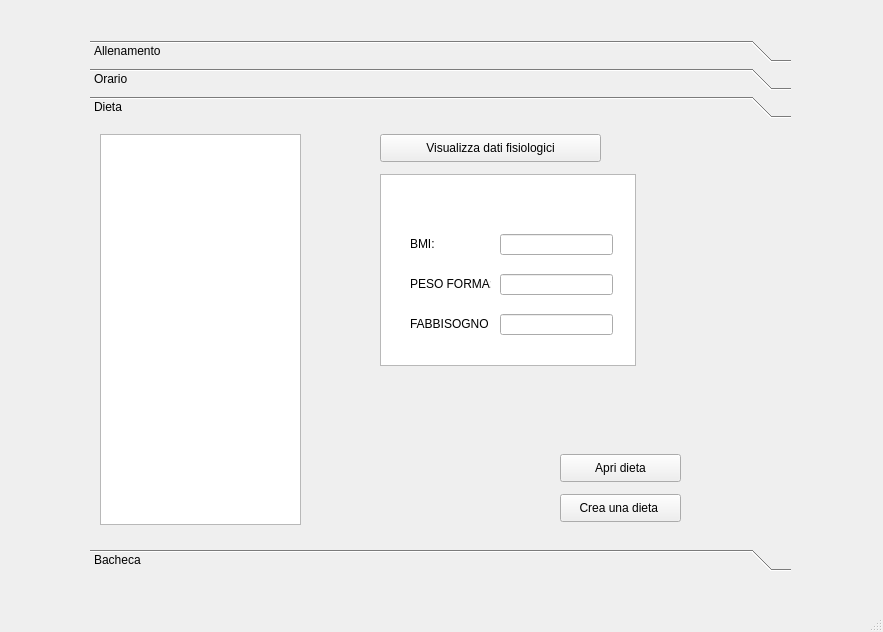
<?xml version="1.0" encoding="UTF-8"?>
<ui version="4.0">
 <class>MainWindow</class>
 <widget class="QMainWindow" name="MainWindow">
  <property name="geometry">
   <rect>
    <x>0</x>
    <y>0</y>
    <width>883</width>
    <height>632</height>
   </rect>
  </property>
  <property name="windowTitle">
   <string>MainWindow</string>
  </property>
  <widget class="QWidget" name="centralwidget">
   <widget class="QToolBox" name="toolBox">
    <property name="geometry">
     <rect>
      <x>90</x>
      <y>40</y>
      <width>701</width>
      <height>531</height>
     </rect>
    </property>
    <property name="currentIndex">
     <number>2</number>
    </property>
    <widget class="QWidget" name="page">
     <property name="geometry">
      <rect>
       <x>0</x>
       <y>0</y>
       <width>701</width>
       <height>407</height>
      </rect>
     </property>
     <attribute name="label">
      <string>Allenamento</string>
     </attribute>
     <widget class="QListWidget" name="listWidget">
      <property name="geometry">
       <rect>
        <x>20</x>
        <y>10</y>
        <width>201</width>
        <height>391</height>
       </rect>
      </property>
     </widget>
     <widget class="QPushButton" name="pushButton">
      <property name="geometry">
       <rect>
        <x>320</x>
        <y>40</y>
        <width>201</width>
        <height>21</height>
       </rect>
      </property>
      <property name="text">
       <string>Visualizza esercizi cliente</string>
      </property>
     </widget>
     <widget class="QListWidget" name="listWidget_2">
      <property name="geometry">
       <rect>
        <x>320</x>
        <y>70</y>
        <width>201</width>
        <height>171</height>
       </rect>
      </property>
      <property name="acceptDrops">
       <bool>false</bool>
      </property>
     </widget>
     <widget class="QPushButton" name="pushButton_2">
      <property name="geometry">
       <rect>
        <x>412</x>
        <y>370</y>
        <width>251</width>
        <height>28</height>
       </rect>
      </property>
      <property name="text">
       <string>Crea scheda di allenamento</string>
      </property>
     </widget>
     <widget class="QLabel" name="label_12">
      <property name="geometry">
       <rect>
        <x>0</x>
        <y>10</y>
        <width>701</width>
        <height>401</height>
       </rect>
      </property>
      <property name="text">
       <string/>
      </property>
      <property name="pixmap">
       <pixmap>../../Resources/logo/pngGUI_client/Sfondo1.png</pixmap>
      </property>
      <property name="scaledContents">
       <bool>true</bool>
      </property>
     </widget>
     <zorder>label_12</zorder>
     <zorder>listWidget</zorder>
     <zorder>pushButton</zorder>
     <zorder>listWidget_2</zorder>
     <zorder>pushButton_2</zorder>
    </widget>
    <widget class="QWidget" name="page_2">
     <property name="geometry">
      <rect>
       <x>0</x>
       <y>0</y>
       <width>701</width>
       <height>407</height>
      </rect>
     </property>
     <attribute name="label">
      <string>Orario</string>
     </attribute>
     <widget class="QCalendarWidget" name="calendarWidget">
      <property name="geometry">
       <rect>
        <x>10</x>
        <y>10</y>
        <width>451</width>
        <height>236</height>
       </rect>
      </property>
     </widget>
     <widget class="QLabel" name="label">
      <property name="geometry">
       <rect>
        <x>20</x>
        <y>270</y>
        <width>211</width>
        <height>31</height>
       </rect>
      </property>
      <property name="font">
       <font>
        <weight>75</weight>
        <bold>true</bold>
       </font>
      </property>
      <property name="text">
       <string>Il tuo orario lavorativo:</string>
      </property>
     </widget>
     <widget class="QLabel" name="label_2">
      <property name="geometry">
       <rect>
        <x>40</x>
        <y>310</y>
        <width>221</width>
        <height>31</height>
       </rect>
      </property>
      <property name="text">
       <string/>
      </property>
     </widget>
     <widget class="QPushButton" name="pushButton_3">
      <property name="geometry">
       <rect>
        <x>532</x>
        <y>370</y>
        <width>131</width>
        <height>28</height>
       </rect>
      </property>
      <property name="text">
       <string>Modifica orario</string>
      </property>
     </widget>
     <widget class="QPlainTextEdit" name="ptxTestoOrario">
      <property name="geometry">
       <rect>
        <x>180</x>
        <y>280</y>
        <width>281</width>
        <height>91</height>
       </rect>
      </property>
     </widget>
     <widget class="QLabel" name="label_11">
      <property name="geometry">
       <rect>
        <x>0</x>
        <y>10</y>
        <width>701</width>
        <height>401</height>
       </rect>
      </property>
      <property name="text">
       <string/>
      </property>
      <property name="pixmap">
       <pixmap>../../Resources/logo/pngGUI_client/Sfondo1.png</pixmap>
      </property>
      <property name="scaledContents">
       <bool>true</bool>
      </property>
     </widget>
     <zorder>label_11</zorder>
     <zorder>calendarWidget</zorder>
     <zorder>label</zorder>
     <zorder>label_2</zorder>
     <zorder>pushButton_3</zorder>
     <zorder>ptxTestoOrario</zorder>
    </widget>
    <widget class="QWidget" name="page_3">
     <property name="geometry">
      <rect>
       <x>0</x>
       <y>0</y>
       <width>701</width>
       <height>407</height>
      </rect>
     </property>
     <attribute name="label">
      <string>Dieta</string>
     </attribute>
     <widget class="QListWidget" name="listWidget_3">
      <property name="geometry">
       <rect>
        <x>10</x>
        <y>10</y>
        <width>201</width>
        <height>391</height>
       </rect>
      </property>
     </widget>
     <widget class="QPushButton" name="pushButton_4">
      <property name="geometry">
       <rect>
        <x>290</x>
        <y>10</y>
        <width>221</width>
        <height>28</height>
       </rect>
      </property>
      <property name="text">
       <string>Visualizza dati fisiologici</string>
      </property>
     </widget>
     <widget class="QListWidget" name="listWidget_5">
      <property name="geometry">
       <rect>
        <x>290</x>
        <y>50</y>
        <width>256</width>
        <height>192</height>
       </rect>
      </property>
     </widget>
     <widget class="QLabel" name="label_7">
      <property name="geometry">
       <rect>
        <x>320</x>
        <y>190</y>
        <width>81</width>
        <height>20</height>
       </rect>
      </property>
      <property name="text">
       <string>FABBISOGNO</string>
      </property>
     </widget>
     <widget class="QLineEdit" name="lineEdit_5">
      <property name="geometry">
       <rect>
        <x>410</x>
        <y>150</y>
        <width>113</width>
        <height>21</height>
       </rect>
      </property>
     </widget>
     <widget class="QLineEdit" name="lineEdit_6">
      <property name="geometry">
       <rect>
        <x>410</x>
        <y>110</y>
        <width>113</width>
        <height>21</height>
       </rect>
      </property>
     </widget>
     <widget class="QLabel" name="label_8">
      <property name="geometry">
       <rect>
        <x>320</x>
        <y>150</y>
        <width>81</width>
        <height>20</height>
       </rect>
      </property>
      <property name="text">
       <string>PESO FORMA:</string>
      </property>
     </widget>
     <widget class="QLineEdit" name="lineEdit_7">
      <property name="geometry">
       <rect>
        <x>410</x>
        <y>190</y>
        <width>113</width>
        <height>21</height>
       </rect>
      </property>
     </widget>
     <widget class="QLabel" name="label_9">
      <property name="geometry">
       <rect>
        <x>320</x>
        <y>110</y>
        <width>61</width>
        <height>20</height>
       </rect>
      </property>
      <property name="text">
       <string>BMI:</string>
      </property>
     </widget>
     <widget class="QLabel" name="label_3">
      <property name="geometry">
       <rect>
        <x>360</x>
        <y>70</y>
        <width>111</width>
        <height>20</height>
       </rect>
      </property>
      <property name="text">
       <string/>
      </property>
     </widget>
     <widget class="QPushButton" name="pushButton_5">
      <property name="geometry">
       <rect>
        <x>470</x>
        <y>370</y>
        <width>121</width>
        <height>28</height>
       </rect>
      </property>
      <property name="text">
       <string>Crea una dieta </string>
      </property>
     </widget>
     <widget class="QLabel" name="label_10">
      <property name="geometry">
       <rect>
        <x>0</x>
        <y>10</y>
        <width>701</width>
        <height>401</height>
       </rect>
      </property>
      <property name="text">
       <string/>
      </property>
      <property name="pixmap">
       <pixmap>../../Resources/logo/pngGUI_client/Sfondo1.png</pixmap>
      </property>
      <property name="scaledContents">
       <bool>true</bool>
      </property>
     </widget>
     <widget class="QPushButton" name="pushButton_9">
      <property name="geometry">
       <rect>
        <x>470</x>
        <y>330</y>
        <width>121</width>
        <height>28</height>
       </rect>
      </property>
      <property name="text">
       <string>Apri dieta</string>
      </property>
     </widget>
     <zorder>label_10</zorder>
     <zorder>listWidget_3</zorder>
     <zorder>pushButton_4</zorder>
     <zorder>listWidget_5</zorder>
     <zorder>label_7</zorder>
     <zorder>lineEdit_5</zorder>
     <zorder>lineEdit_6</zorder>
     <zorder>label_8</zorder>
     <zorder>lineEdit_7</zorder>
     <zorder>label_9</zorder>
     <zorder>label_3</zorder>
     <zorder>pushButton_5</zorder>
     <zorder>pushButton_9</zorder>
    </widget>
    <widget class="QWidget" name="page_4">
     <property name="geometry">
      <rect>
       <x>0</x>
       <y>0</y>
       <width>701</width>
       <height>407</height>
      </rect>
     </property>
     <attribute name="label">
      <string>Bacheca</string>
     </attribute>
     <widget class="QListWidget" name="listWidget_4">
      <property name="geometry">
       <rect>
        <x>70</x>
        <y>90</y>
        <width>441</width>
        <height>251</height>
       </rect>
      </property>
     </widget>
     <widget class="QPushButton" name="pushButton_7">
      <property name="geometry">
       <rect>
        <x>530</x>
        <y>210</y>
        <width>141</width>
        <height>28</height>
       </rect>
      </property>
      <property name="text">
       <string>Seleziona Messaggio</string>
      </property>
     </widget>
     <widget class="QPushButton" name="pushButton_8">
      <property name="geometry">
       <rect>
        <x>530</x>
        <y>260</y>
        <width>141</width>
        <height>28</height>
       </rect>
      </property>
      <property name="text">
       <string>Elimina Messaggio</string>
      </property>
     </widget>
     <widget class="QLabel" name="label_4">
      <property name="geometry">
       <rect>
        <x>460</x>
        <y>100</y>
        <width>41</width>
        <height>41</height>
       </rect>
      </property>
      <property name="text">
       <string/>
      </property>
      <property name="pixmap">
       <pixmap>../../../../../Desktop/2935155.png</pixmap>
      </property>
      <property name="scaledContents">
       <bool>true</bool>
      </property>
     </widget>
     <widget class="QLabel" name="label_5">
      <property name="geometry">
       <rect>
        <x>170</x>
        <y>30</y>
        <width>311</width>
        <height>31</height>
       </rect>
      </property>
      <property name="font">
       <font>
        <pointsize>14</pointsize>
        <weight>75</weight>
        <bold>true</bold>
       </font>
      </property>
      <property name="text">
       <string>&lt;html&gt;&lt;head/&gt;&lt;body&gt;&lt;p align=&quot;center&quot;&gt;&lt;span style=&quot; color:#55aa00;&quot;&gt;BACHECA MESSAGGI&lt;/span&gt;&lt;/p&gt;&lt;p align=&quot;center&quot;&gt;&lt;span style=&quot; color:#55aa00;&quot;&gt;&lt;br/&gt;&lt;/span&gt;&lt;/p&gt;&lt;/body&gt;&lt;/html&gt;</string>
      </property>
     </widget>
     <widget class="QPushButton" name="pushButton_6">
      <property name="geometry">
       <rect>
        <x>530</x>
        <y>300</y>
        <width>141</width>
        <height>28</height>
       </rect>
      </property>
      <property name="text">
       <string>Cambia password</string>
      </property>
     </widget>
     <widget class="QLabel" name="label_6">
      <property name="geometry">
       <rect>
        <x>0</x>
        <y>0</y>
        <width>701</width>
        <height>401</height>
       </rect>
      </property>
      <property name="text">
       <string/>
      </property>
      <property name="pixmap">
       <pixmap>../../Resources/logo/pngGUI_client/Sfondo1.png</pixmap>
      </property>
      <property name="scaledContents">
       <bool>true</bool>
      </property>
     </widget>
     <widget class="QLabel" name="label_13">
      <property name="geometry">
       <rect>
        <x>480</x>
        <y>0</y>
        <width>101</width>
        <height>71</height>
       </rect>
      </property>
      <property name="text">
       <string/>
      </property>
      <property name="pixmap">
       <pixmap>../../../../../Desktop/images.jpg</pixmap>
      </property>
      <property name="scaledContents">
       <bool>true</bool>
      </property>
     </widget>
     <zorder>label_6</zorder>
     <zorder>listWidget_4</zorder>
     <zorder>pushButton_7</zorder>
     <zorder>pushButton_8</zorder>
     <zorder>label_4</zorder>
     <zorder>label_5</zorder>
     <zorder>pushButton_6</zorder>
     <zorder>label_13</zorder>
    </widget>
   </widget>
  </widget>
  <widget class="QMenuBar" name="menubar">
   <property name="geometry">
    <rect>
     <x>0</x>
     <y>0</y>
     <width>883</width>
     <height>26</height>
    </rect>
   </property>
  </widget>
  <widget class="QStatusBar" name="statusbar"/>
 </widget>
 <resources/>
 <connections/>
</ui>
